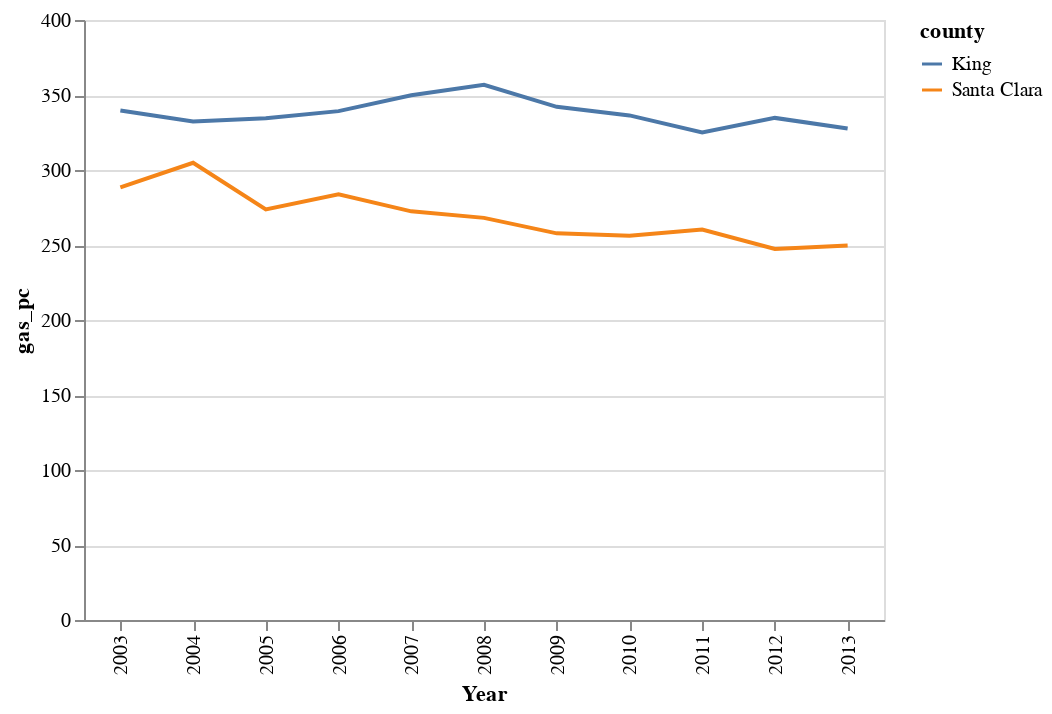

Source (notebook cell):
### Code cell
points = alt.Chart(df).mark_line().properties(width=400).encode(
    x='Year:N',
    y='gas_pc',
    color=alt.condition(brush, 'county:N', alt.value('lightgray'))
).add_selection(
    brush)

points.interactive()

### Figure 1 — Vega-Lite specification as saved in the notebook (floating-point values rounded to 4 significant figures)
{"$schema": "https://vega.github.io/schema/vega-lite/v3.4.0.json", "config": {"mark": {"tooltip": null}, "view": {"height": 300, "width": 400}}, "data": {"name": "data-47cc739839bd07db5ed065dd10bb3d82"}, "datasets": {"data-47cc739839bd07db5ed065dd10bb3d82": [{"Year": 2003, "aqi": 12.06, "cost": 11.78, "county": "Santa Clara", "electricity": 15180.0, "electricity_pc": 9075.0, "gas": 482.4, "gas_pc": 288.4, "pop_million": 1.673, "population": 1673000, "post": 0, "treatment": 1, "treatxpost": 0}, {"Year": 2004, "aqi": 10.71, "cost": 11.35, "county": "Santa Clara", "electricity": 15360.0, "electricity_pc": 9164.0, "gas": 510.8, "gas_pc": 304.8, "pop_million": 1.676, "population": 1676000, "post": 0, "treatment": 1, "treatxpost": 0}, {"Year": 2005, "aqi": 10.97, "cost": 11.63, "county": "Santa Clara", "electricity": 15570.0, "electricity_pc": 9205.0, "gas": 462.9, "gas_pc": 273.7, "pop_million": 1.691, "population": 1691000, "post": 0, "treatment": 1, "treatxpost": 0}, {"Year": 2006, "aqi": 8.39, "cost": 12.82, "county": "Santa Clara", "electricity": 16060.0, "electricity_pc": 9396.0, "gas": 485.1, "gas_pc": 283.9, "pop_million": 1.709, "population": 1709000, "post": 0, "treatment": 1, "treatxpost": 0}, {"Year": 2007, "aqi": 7.95, "cost": 12.8, "county": "Santa Clara", "electricity": 16460.0, "electricity_pc": 9498.0, "gas": 472.2, "gas_pc": 272.5, "pop_million": 1.733, "population": 1733000, "post": 0, "treatment": 1, "treatxpost": 0}, {"Year": 2008, "aqi": 7.83, "cost": 12.49, "county": "Santa Clara", "electricity": 16730.0, "electricity_pc": 9481.0, "gas": 473.2, "gas_pc": 268.1, "pop_million": 1.765, "population": 1765000, "post": 1, "treatment": 1, "treatxpost": 1}, {"Year": 2009, "aqi": 6.86, "cost": 13.24, "county": "Santa Clara", "electricity": 16560.0, "electricity_pc": 9244.0, "gas": 461.9, "gas_pc": 257.8, "pop_million": 1.792, "population": 1792000, "post": 1, "treatment": 1, "treatxpost": 1}, {"Year": 2010, "aqi": 5.95, "cost": 13.01, "county": "Santa Clara", "electricity": 16270.0, "electricity_pc": 9110.0, "gas": 457.6, "gas_pc": 256.2, "pop_million": 1.786, "population": 1786000, "post": 1, "treatment": 1, "treatxpost": 1}, {"Year": 2011, "aqi": 7.04, "cost": 13.05, "county": "Santa Clara", "electricity": 16550.0, "electricity_pc": 9135.0, "gas": 471.7, "gas_pc": 260.3, "pop_million": 1.812, "population": 1812000, "post": 1, "treatment": 1, "treatxpost": 1}, {"Year": 2012, "aqi": 6.73, "cost": 13.53, "county": "Santa Clara", "electricity": 16510.0, "electricity_pc": 8981.0, "gas": 454.6, "gas_pc": 247.3, "pop_million": 1.838, "population": 1838000, "post": 1, "treatment": 1, "treatxpost": 1}, {"Year": 2013, "aqi": 7.59, "cost": 14.3, "county": "Santa Clara", "electricity": 16580.0, "electricity_pc": 8885.0, "gas": 465.9, "gas_pc": 249.7, "pop_million": 1.866, "population": 1866000, "post": 1, "treatment": 1, "treatxpost": 1}, {"Year": 2003, "aqi": 21.62, "cost": 5.86, "county": "King", "electricity": 19340.0, "electricity_pc": 10950.0, "gas": 600.1, "gas_pc": 339.6, "pop_million": 1.767, "population": 1767000, "post": 0, "treatment": 0, "treatxpost": 0}, {"Year": 2004, "aqi": 19.42, "cost": 5.8, "county": "King", "electricity": 19520.0, "electricity_pc": 10970.0, "gas": 591.1, "gas_pc": 332.3, "pop_million": 1.779, "population": 1779000, "post": 0, "treatment": 0, "treatxpost": 0}, {"Year": 2005, "aqi": 19.45, "cost": 5.87, "county": "King", "electricity": 19930.0, "electricity_pc": 11070.0, "gas": 602.1, "gas_pc": 334.5, "pop_million": 1.8, "population": 1800000, "post": 0, "treatment": 0, "treatxpost": 0}, {"Year": 2006, "aqi": 13.67, "cost": 6.14, "county": "King", "electricity": 20510.0, "electricity_pc": 11220.0, "gas": 620.1, "gas_pc": 339.2, "pop_million": 1.828, "population": 1828000, "post": 0, "treatment": 0, "treatxpost": 0}, {"Year": 2007, "aqi": 10.62, "cost": 6.37, "county": "King", "electricity": 20930.0, "electricity_pc": 11290.0, "gas": 648.2, "gas_pc": 349.8, "pop_million": 1.853, "population": 1853000, "post": 0, "treatment": 0, "treatxpost": 0}, {"Year": 2008, "aqi": 9.45, "cost": 6.55, "county": "King", "electricity": 21250.0, "electricity_pc": 11300.0, "gas": 671.2, "gas_pc": 356.8, "pop_million": 1.881, "population": 1881000, "post": 1, "treatment": 0, "treatxpost": 0}, {"Year": 2009, "aqi": 8.27, "cost": 6.59, "county": "King", "electricity": 21190.0, "electricity_pc": 11050.0, "gas": 656.2, "gas_pc": 342.1, "pop_million": 1.918, "population": 1918000, "post": 1, "treatment": 0, "treatxpost": 0}, {"Year": 2010, "aqi": 3.41, "cost": 6.66, "county": "King", "electricity": 21390.0, "electricity_pc": 11030.0, "gas": 651.9, "gas_pc": 336.4, "pop_million": 1.938, "population": 1938000, "post": 1, "treatment": 0, "treatxpost": 0}, {"Year": 2011, "aqi": 3.43, "cost": 6.78, "county": "King", "electricity": 21410.0, "electricity_pc": 10850.0, "gas": 641.8, "gas_pc": 325.1, "pop_million": 1.974, "population": 1974000, "post": 1, "treatment": 0, "treatxpost": 0}, {"Year": 2012, "aqi": 3.18, "cost": 6.94, "county": "King", "electricity": 21400.0, "electricity_pc": 10640.0, "gas": 673.2, "gas_pc": 334.7, "pop_million": 2.011, "population": 2011000, "post": 1, "treatment": 0, "treatxpost": 0}, {"Year": 2013, "aqi": 3.41, "cost": 7.09, "county": "King", "electricity": 21460.0, "electricity_pc": 10490.0, "gas": 670.6, "gas_pc": 327.6, "pop_million": 2.047, "population": 2047000, "post": 1, "treatment": 0, "treatxpost": 0}]}, "encoding": {"color": {"condition": {"field": "county", "selection": "selector021", "type": "nominal"}, "value": "lightgray"}, "x": {"field": "Year", "type": "nominal"}, "y": {"field": "gas_pc", "type": "quantitative"}}, "mark": "line", "selection": {"selector021": {"type": "interval"}, "selector028": {"bind": "scales", "encodings": ["x", "y"], "type": "interval"}}, "width": 400}
